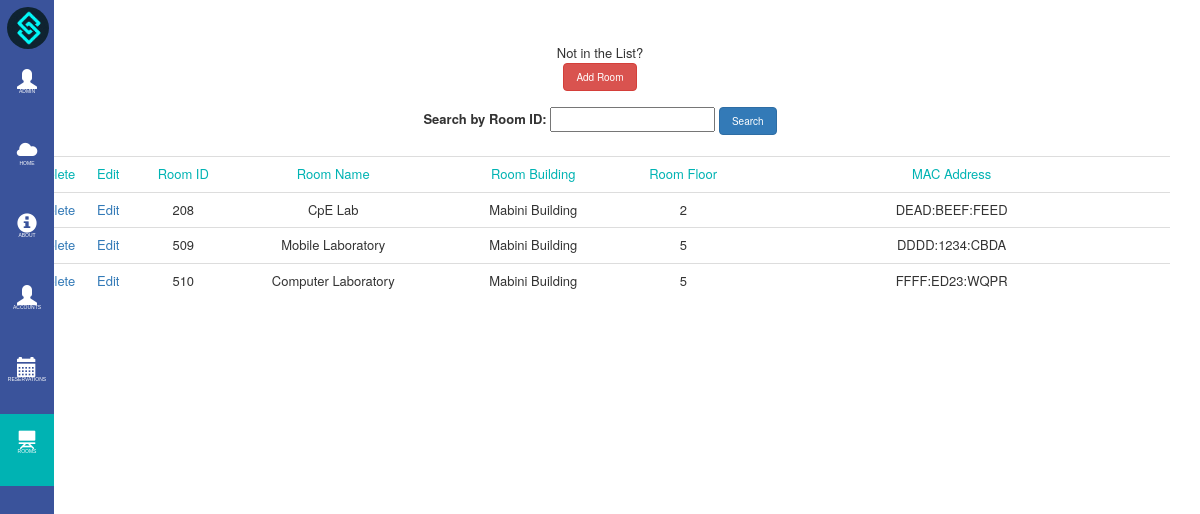
The app's page /Room_View.php (signed in) with its own data.
### tables this page shows
CREATE TABLE `tbl_roomlist` (
  `room_id` varchar(5) NOT NULL,
  `room_name` varchar(100) NOT NULL,
  `room_bldg` varchar(100) NOT NULL,
  `room_floor` varchar(50) NOT NULL,
  `mac_address` varchar(100) NOT NULL
);

### Room_View.php (the view, shortened to what this page needs)
<html>
    <head>
    </head>
    <link rel="stylesheet" href="css/bootstrap.min.css">
    <link rel="stylesheet" href="bren/side_bar.css" type="text/css">
    <link rel="stylesheet" href="mika/about.css" type="text/css">
    <link rel="stylesheet" href="mika/jumbotron.css" type="text/css">
    <body>
        <div class="sidebar">
    <ul>
        <li> <img src ='logo3.png' style="width: 78%; border-radius: 100%; margin-left: 7px; margin-top: 7px; margin-bottom: 5px"></li>
        <li><a onclick="return openaccNav()"><span class="glyphicon glyphicon-user"></span><span class="menu_label">Admin</span></a></li>
        <li><a href="homepage.php"><span class="glyphicon glyphicon-cloud"></span><span class="menu_label">Home</span></a></li>
        <li><a href="aboutusadmin.php" ><span class="glyphicon glyphicon-info-sign" ></span><span class="menu_label">About</span></a></li>
        <li><a href="employees.php"><span class="glyphicon glyphicon-user"></span><span class="menu_label">Accounts</span></a></li>
        <li><a href="schedtable.php"><span class="glyphicon glyphicon-calendar"></span><span class="menu_label">Reservations</span></a></li>
        <li><div class="selected"><a href="Room_View.php"><span class="glyphicon glyphicon-blackboard"></span><span class="menu_label">Rooms</span></div></li>
    </ul>
    </div>
        <div class="container cont" id="container-table">
            <table class="table">
             <tr>
                 <td id="headers" COLSPAN=8>
                    Not in the List?
                    <a href="addroomlist.php" id="addroom"><button class="btn btn-danger">Add Room</button></a>
		</td>
            </tr>
                 <tr>
		<td id="headers" COLSPAN=8>
		<form NAME="searchArea" METHOD="POST" ACTION="">
			<label>Search by Room ID:</label>
			<input TYPE="text" ID="txtSearchLN" NAME="txtSearchLN">
                        <input class="btn btn-primary search_button" TYPE="submit" VALUE=" Search ">
		</form>
		</td>
            </tr>
                <tr class="headers" style="color:#00b3b3">
                    <td id="delete">Delete</td>
                    <td id="edit">Edit</td>
                    <td id="room_id">Room ID</td>
                    <td id="room_name">Room Name</td>
                    <td id="room_bldg">Room Building</td>
                    <td id="room_flr">Room Floor</td>
                    <td id="room_mac">MAC Address</td>
            </tr>
            <?php
include 'connect.php';
$searchLN = $_POST['txtSearchLN'];
if ($searchLN=="undefined")
 {
   $SQL = mysqli_query($con,"SELECT * FROM tbl_roomlist ORDER BY room_id");
 }
else
 {
   $SQL=mysqli_query($con,"SELECT * FROM tbl_roomlist WHERE room_id LIKE '$searchLN%'");
 }
while($row=mysqli_fetch_array($SQL))
	{
 ?>
	<tr>
		<td ALIGN="CENTER"><a onclick="return Del()" href="delete_room.php?SID=<?php echo $row['room_id']; ?>">Delete</a></td>
		<td ALIGN="CENTER"><a href="edit_room.php?SID=<?php echo $row['room_id']; ?>">Edit</a></td>
		<td><?php echo $row['room_id']; ?></td>
		<td><?php echo $row['room_name']; ?></td>
		<td><?php echo $row['room_bldg']; ?></td>
		<td><?php echo $row['room_floor']; ?></td>
		<td><?php echo $row['mac_address']; ?></td>
	</tr>
	<?php
	}
	?>
            </table>
        </div>
    </body>
</html>

### bren/side_bar.css (style rules this page uses)
ul { list-style-type: none; margin: 0; padding: 0; z-index: 1; top: 0; left: 0; overflow-x: hidden; width: 4.5%; background: #3A539B; height: 100%; position: fixed; overflow: auto; }
li a { display: block; color: #FFF; padding: 14px 4px; text-decoration: none; font-family: sans-serif; width: 100%; height:9%; text-align: center; }
body,html { margin: 0; margin-top: 0; padding: 0; }
.menu_label { font-size: 0.5rem; display: block; text-transform: uppercase; }
.glyphicon { font-size: 20px; }
.selected { background-color: #00b3b3; color: white; }

### Mika/about.css (style rules this page uses)
.btn { font-size: 10px; }

### Room_View.php (style rules this page uses)
.table { width: 30%; margin: 0 auto; }
.container { margin-top: 7%; text-align: center; }
#headers { border: 0px; }
.cont { margin-right: 2%; margin-left: 10%; }
.headers { text-align: center; font-size: medium; }
td { font-size: small; text-align: center; }
#addroom { display: block; }
#delete,#edit { width: 50px; }
#room_flr { width: 100px; }
#room_bldg { width: 200px; }
#container-table { margin-top: 3%; }
#room_name { width: 200px; }
#room_id { width: 100px; }

### records on screen
tbl_roomlist: room_id "208", room_name "CpE Lab", room_bldg "Mabini Building", room_floor "2", mac_address "DEAD:BEEF:FEED"
tbl_roomlist: room_id "509", room_name "Mobile Laboratory", room_bldg "Mabini Building", room_floor "5", mac_address "DDDD:1234:CBDA"
tbl_roomlist: room_id "510", room_name "Computer Laboratory", room_bldg "Mabini Building", room_floor "5", mac_address "FFFF:ED23:WQPR"
